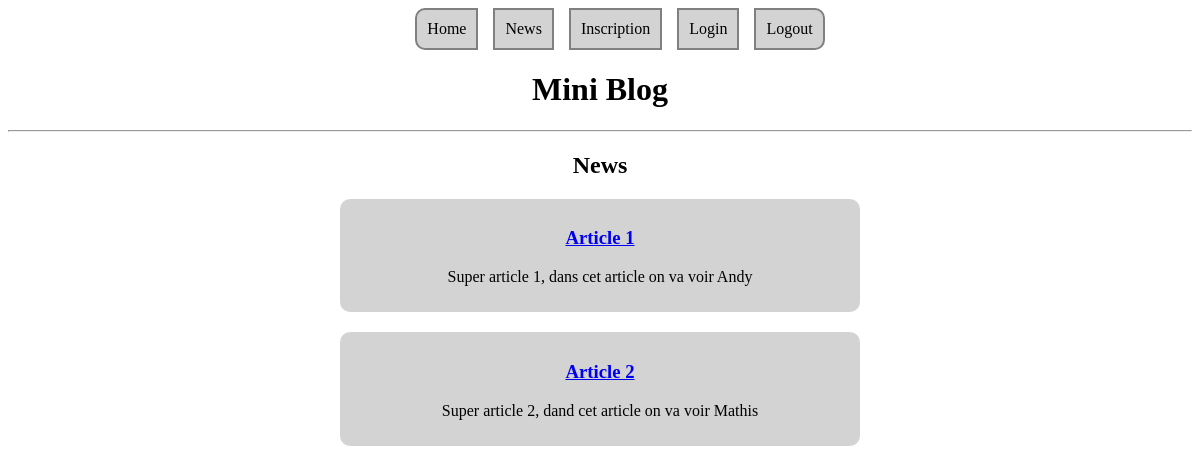
Page /news.php on the committed database.
### tables this page shows
CREATE TABLE `articles` (
  `titre` text NOT NULL,
  `contenu` text NOT NULL,
  `id` int(11) NOT NULL
);

### libs/article.php (called while the page is built, shortened)
<?php
function getAllArticles(PDO $db) {
    try {
        $query = $db->query('SELECT titre, contenu, id FROM articles');
        return $query->fetchAll();
    } catch (Exception $e) {
        echo '<script>console.warn("' . $e->getMessage() . '")</script>';
    }
}
?>

### news.php (the view)
<?php
require 'libs/header.php';
require 'libs/pdo.php';
require 'libs/article.php';
$articles = getAllArticles($db);
?>
<h2>News</h2>
<?php
if (count($articles) > 0) {
    foreach ($articles as $article) {
        echo '<div class="article-box">';
        echo '<a href="article.php?id=' . $article['id'] . '"><h3>' . $article['titre'] . '</h3></a>';
        echo '<p>' . $article['contenu'] . '</p>';
        echo '</div>';
    }
} else {
    echo '<p>Aucun article</p>';
}
?>

### libs/header.php (style rules this page uses)
h1, h2, h3, h4, h5, p { text-align: center; }
.article-box { width: 500px; height: fit-content; margin: auto; border-radius: 10px; padding: 10px; background-color: lightgray; margin-bottom: 20px; }

### rows in the picture
articles: titre "Article 1", contenu "Super article 1, dans cet article on va voir Andy"
articles: titre "Article 2", contenu "Super article 2, dand cet article on va voir Mathis"
